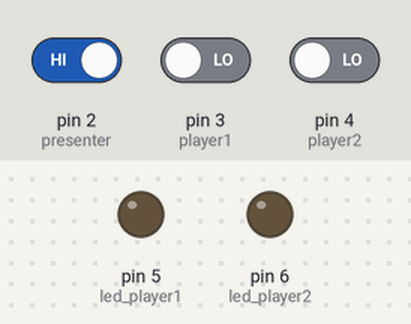
The sketch below on a simulated Arduino Uno, built with avr-gcc and run on an emulated ATmega328P. On the bench: output pins drawn as LEDs (lit = HIGH). Inputs (shaded band) come from the test bench; at power-on: pin 3 (player1) LOW, pin 2 (presenter) HIGH, pin 4 (player2) LOW.

Above: at 1.2 s.
1.3 s: pin 3 (player1) driven HIGH
At 2.1 s:
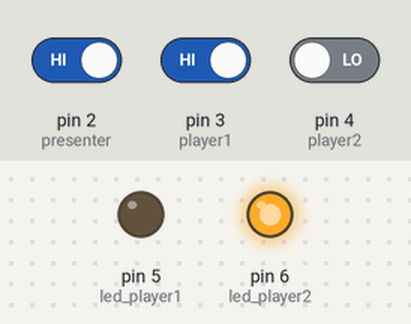
2.8 s: pin 2 (presenter) driven LOW
At 3.2 s:
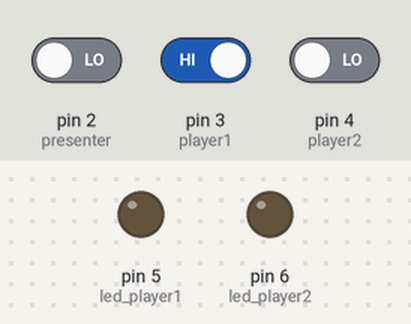
4.3 s: pin 2 (presenter) driven HIGH
At 5.6 s:
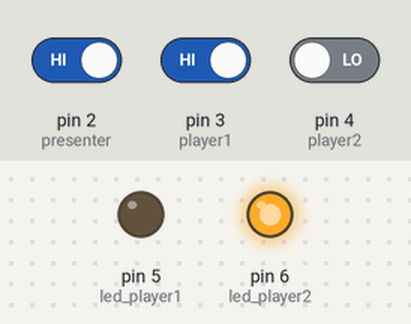
Timing chart, 0 to 7.3 s (numbered marks = the images above; inputs shaded):
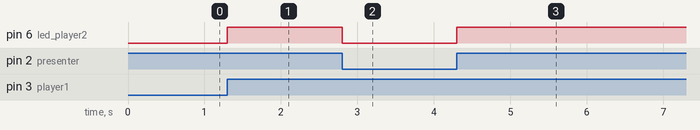

Measured:
- after the input at 1.3 s, pin 6 (led_player2): LOW → HIGH at once
- after the input at 2.8 s, pin 6 (led_player2): HIGH → LOW at once
- after the input at 4.3 s, pin 6 (led_player2): LOW → HIGH at once

The sketch:

passa-ou-repassa.ino
```cpp
//Arduino Uno pins
int presenter = 2;
int player1 = 3;
int player2 = 4;
int led_player1 = 5;
int led_player2 = 6;

//Variáveis de estado dos botões
int state_presenter, state_player1, state_player2;
//IMPORTANTE: Nessa configuração, o estado de ativação do botão e o sinal percebido são invertidos
//   Quando ATIVADO, sinal LOW(0)
//   Quando DESATIVADO, sinal HIGH(1)

//Variáveis de estado de bloqueio dos jogadores
bool block_player1, block_player2;

void setup()
{
  //Configuração dos pinos como entrada ou saída

  //Buttons
  pinMode(presenter, INPUT);
  pinMode(player1, INPUT);
  pinMode(player2, INPUT);

  //LEDs
  pinMode(led_player1, OUTPUT);
  pinMode(led_player2, OUTPUT);
}

void loop()
{
  //Confere o estado do botão do apresentador
  state_presenter = digitalRead(presenter);

  //Desbloqueia ambos os jogadores
  block_player1 = false;
  block_player2 = false;

  //Executa o código enquanto o botão do apresentador estiver desativado (HIGH)
  while(state_presenter == HIGH){
    //Confere o estado de todos os botões
  	state_presenter = digitalRead(presenter);
    state_player1 = digitalRead(player1);
    state_player2 = digitalRead(player2);

    //Acende a luz do jogador 1 e bloqueia o jogador 2
    //Condições:
    //  Jogador 1 não bloqueado
    //  Botão do jogador 1 ativado (LOW)
    //  Botão do jogador 2 desativado (HIGH)
    if(block_player1 == false && state_player1 == LOW && state_player2 == HIGH){
      digitalWrite(led_player1,HIGH);
      block_player2 = true;
    }

    //Acende a luz do jogador 2 e bloqueia o jogador 1
    //Condições:
    //  Jogador 2 não bloqueado
    //  Botão do jogador 2 ativado (LOW)
    //  Botão do jogador 1 desativado (HIGH)
    else if(block_player2 == false && state_player1 == HIGH && state_player2 == LOW){
      digitalWrite(led_player2,HIGH);
      block_player1 = true;
    }
  }

  //Reseta o jogo, apagando todos os LEDs caso o botão do apresentador esteja ativado (LOW)
  if(state_presenter == LOW){
    digitalWrite(led_player1,LOW);
    digitalWrite(led_player2,LOW);
  }
}
```
